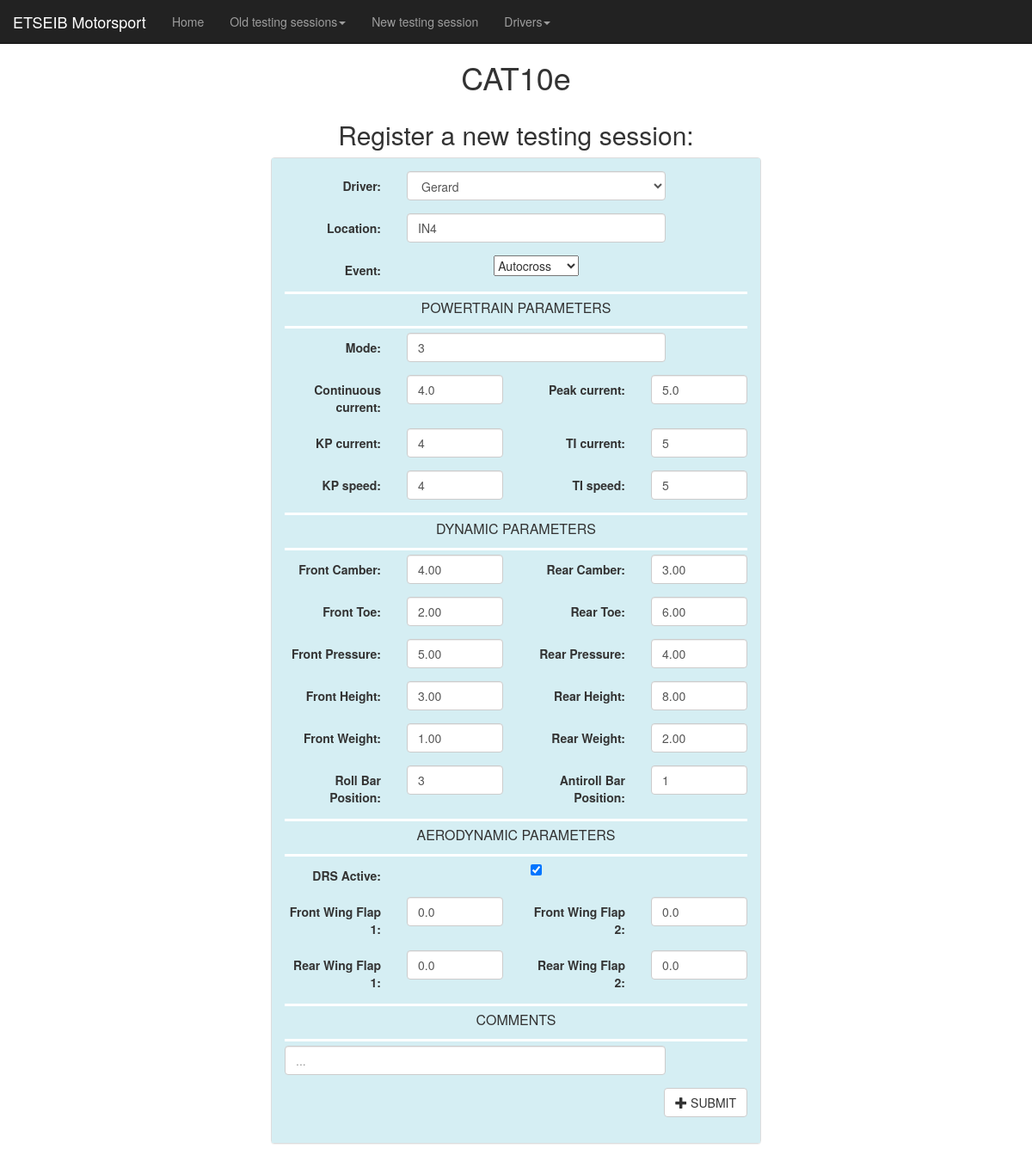
Before: /testing/new_testing/ with the older database file.
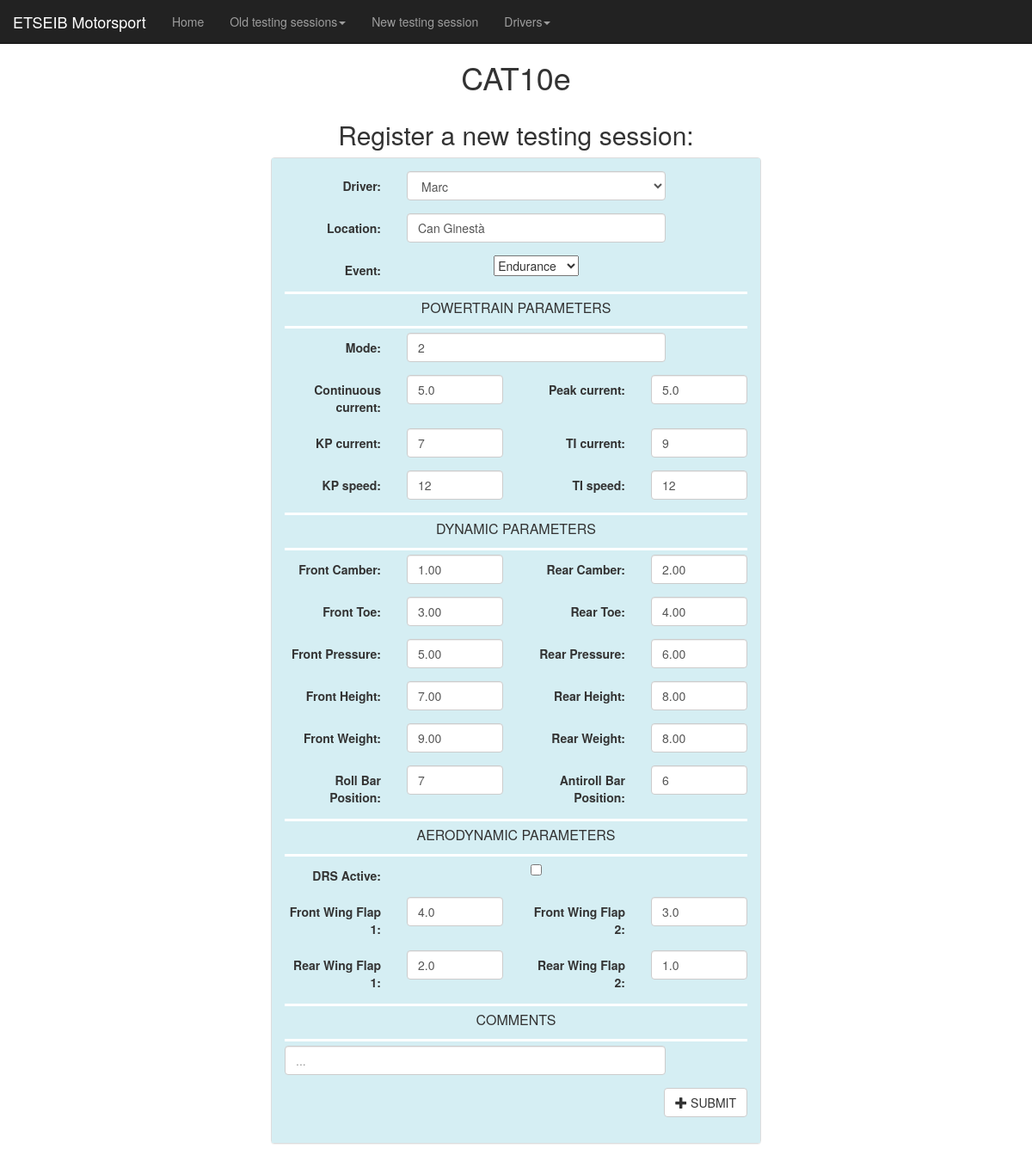
After: the same page with the newer database file.
### testing/models.py (models this page shows, shortened)
class DynamicParams(models.Model):
    front_camber = models.DecimalField(decimal_places=2, max_digits=3, default=0)
    rear_camber = models.DecimalField(decimal_places=2, max_digits=3, default=0)
    front_toe = models.DecimalField(decimal_places=2, max_digits=3, default=0)
    rear_toe = models.DecimalField(decimal_places=2, max_digits=3, default=0)
    front_pressure = models.DecimalField(decimal_places=2, max_digits=3, default=0)
    rear_pressure = models.DecimalField(decimal_places=2, max_digits=3, default=0)
    front_weight = models.DecimalField(decimal_places=2, max_digits=4, default=0)
    rear_weight = models.DecimalField(decimal_places=2, max_digits=4, default=0)
    front_height = models.DecimalField(decimal_places=2, max_digits=4, default=0)
    rear_height = models.DecimalField(decimal_places=2, max_digits=4, default=0)
    roll_bar = models.DecimalField(decimal_places=0, max_digits=2, default=0)
    antiroll_bar = models.DecimalField(decimal_places=0, max_digits=2, default=0)
    class Meta:
        abstract = True

class AerodynamicsParams(models.Model):
    fw_flap1_degrees = models.DecimalField(decimal_places=1, max_digits=3, default=0)
    fw_flap2_degrees = models.DecimalField(decimal_places=1, max_digits=3, default=0)
    rw_flap1_degrees = models.DecimalField(decimal_places=1, max_digits=3, default=0)
    rw_flap2_degrees = models.DecimalField(decimal_places=1, max_digits=3, default=0)
    drs = models.BooleanField(default=True)
    class Meta:
        abstract = True

class PowertrainParams(models.Model):
    mode = models.DecimalField(decimal_places=0, max_digits=2, default=0)
    cont_current_p = models.DecimalField(decimal_places=1, max_digits=3, default=0)
    peak_current_p = models.DecimalField(decimal_places=1, max_digits=3, default=0)
    kp_current = models.DecimalField(decimal_places=0, max_digits=5, default=0)
    ti_current = models.DecimalField(decimal_places=0, max_digits=5, default=0)
    kp_speed = models.DecimalField(decimal_places=0, max_digits=5, default=0)
    ti_speed = models.DecimalField(decimal_places=0, max_digits=5, default=0)
    class Meta:
        abstract = True

class Testing(DynamicParams, AerodynamicsParams, PowertrainParams):
    id = models.AutoField(primary_key=True)
    date = models.DateTimeField(auto_now=True)
    location = models.CharField(max_length=200, default="")
    event = models.TextField(choices=[('Acceleration', 'Acceleration'), ('Skid Pad', 'Skid Pad'),
                                      ('Autocross', 'Autocross'), ('Endurance', 'Endurance')],
                             default='Acceleration')
    comments = models.TextField(max_length=20000, default="", blank=True)
    driver = models.ForeignKey(Driver, related_query_name='driver', on_delete=models.CASCADE)
    class Meta:
        order_with_respect_to = 'id'

### testing/views.py (the view, shortened to what this page needs)
# urls.py: path('new_testing/', views.New_Testing.as_view(), name='new_testing'),
class New_Testing(generic.TemplateView):
    model = Testing
    template_name = 'testing/new_testing.html'
    def get(self, request):
        obj = Testing.objects.all()
        if len(obj) == 0:
            form = NewTestingForm()
        else:
            data = obj[::-1][0]
            form = NewTestingForm(initial=model_to_dict(data))
        drivers = Driver.objects.all()
        if len(drivers) == 0:
            return redirect('../new_driver')
        form.fields['driver'].queryset = drivers
        args = {'form': form, }
        return render(request, self.template_name, args)

### testing/templates/testing/new_testing.html (shortened to what this page needs)
<!DOCTYPE html>
<html lang="en">
<head>
    <link rel="stylesheet" href="https://maxcdn.bootstrapcdn.com/bootstrap/3.3.7/css/bootstrap.min.css">
</head>
<body>
<div>
    {% include 'blocks/nav.html' %}
    <h1 align="center">CAT10e</h1>
</div>
<div align="center">
    <form method="post">
        <div class="col-sm-3" style="background-color: #FFFFFF"></div>
        <div class="col-sm-6" style="background-color: #FFFFFF">
            <h2>Register a new testing session:</h2>
            <div class="panel panel-default">
                <div class="panel-body form-horizontal payment-form"
                     style="background-color: #d5eef3">
                    <div class="form-group">
                        <label for="name" class="col-xs-3 control-label">Driver:</label>
                        <div class="col-sm-7">
                            {{ form.driver }}
                        </div>
                    </div>
                    <div class="form-group">
                        <label for="Location" class="col-xs-3 control-label">Location:</label>
                        <div class="col-sm-7">
                            {{ form.location }}
                        </div>
                    </div>
                    <div class="form-group">
                        <label for="Event" class="col-xs-3 control-label">Event:</label>
                        <div class="col-sm-7">
                            {{ form.event }}
                        </div>
                    </div>
                    <div class="form-line" data-type="control_divider" id="id_9">
                        <div id="cid_9" class="form-input-wide">
                            <div data-component="divider"
                                 style="border-bottom:3px solid #ffffff;height:1px;margin-left:0px;margin-right:0px;margin-top:5px;margin-bottom:5px;">
                            </div>
                        </div>
                        <p align="center" style="font-size: medium">POWERTRAIN PARAMETERS</p>
                        <div id="cid_9" class="form-input-wide">
                            <div data-component="divider"
                                 style="border-bottom:3px solid #ffffff;height:1px;margin-left:0px;margin-right:0px;margin-top:5px;margin-bottom:5px;">
                            </div>
                        </div>
                    </div>
                    <div class="form-group">
                        <label for="Event" class="col-sm-3 control-label">Mode:</label>
                        <div class="col-sm-7">
                            {{ form.mode }}
                        </div>
                    </div>
                    <div class="form-group">
                        <label for="Event" class="col-sm-3 control-label">Continuous current:</label>
                        <div class="col-sm-3">
                            {{ form.cont_current_p }}
                        </div>
                        <label for="Event" class="col-sm-3 control-label">Peak current:</label>
                        <div class="col-sm-3">
                            {{ form.peak_current_p }}
                        </div>
                    </div>
                    <div class="form-group">
                        <label for="Event" class="col-sm-3 control-label">KP current:</label>
                        <div class="col-sm-3">
                            {{ form.kp_current }}
                        </div>
                        <label for="Event" class="col-sm-3 control-label">TI current:</label>
                        <div class="col-sm-3">
                            {{ form.ti_current }}
                        </div>
                    </div>
                    <div class="form-group">
                        <label for="Event" class="col-sm-3 control-label">KP speed:</label>
                        <div class="col-sm-3">
                            {{ form.kp_speed }}
                        </div>
                        <label for="Event" class="col-sm-3 control-label">TI speed:</label>
                        <div class="col-sm-3">
                            {{ form.ti_speed }}
                        </div>
                    </div>
                    <div class="form-line" data-type="control_divider" id="id_9">
                        <div id="cid_9" class="form-input-wide">
                            <div data-component="divider"
                                 style="border-bottom:3px solid #ffffff;height:1px;margin-left:0px;margin-right:0px;margin-top:5px;margin-bottom:5px;">
                            </div>
                        </div>
                        <p align="center" style="font-size: medium">DYNAMIC PARAMETERS</p>
                        <div id="cid_9" class="form-input-wide">
                            <div data-component="divider"
                                 style="border-bottom:3px solid #ffffff;height:1px;margin-left:0px;margin-right:0px;margin-top:5px;margin-bottom:5px;">
                            </div>
                        </div>
                    </div>
                    <div class="form-group">
                        <label for="Event" class="col-sm-3 control-label">Front Camber:</label>
                        <div class="col-sm-3">
                            {{ form.front_camber }}
                        </div>
                        <label for="Event" class="col-sm-3 control-label">Rear Camber:</label>
                        <div class="col-sm-3">
                            {{ form.rear_camber }}
                        </div>
                    </div>
                    <div class="form-group">
                        <label for="Event" class="col-sm-3 control-label">Front Toe:</label>
                        <div class="col-sm-3">
                            {{ form.front_toe }}
                        </div>
                        <label for="Event" class="col-sm-3 control-label">Rear Toe:</label>
                        <div class="col-sm-3">
                            {{ form.rear_toe }}
                        </div>
                    </div>
                    <div class="form-group">
                        <label for="Event" class="col-sm-3 control-label">Front Pressure:</label>
                        <div class="col-sm-3">
                            {{ form.front_pressure }}
                        </div>
                        <label for="Event" class="col-sm-3 control-label">Rear Pressure:</label>
                        <div class="col-sm-3">
                            {{ form.rear_pressure }}
                        </div>
                    </div>
                    <div class="form-group">
                        <label for="Event" class="col-sm-3 control-label">Front Height:</label>
                        <div class="col-sm-3">
                            {{ form.front_height }}
                        </div>
                        <label for="Event" class="col-sm-3 control-label">Rear Height:</label>
                        <div class="col-sm-3">
                            {{ form.rear_height }}
                        </div>
                    </div>
                    <div class="form-group">
                        <label for="Event" class="col-sm-3 control-label">Front Weight:</label>
                        <div class="col-sm-3">
                            {{ form.front_weight }}
                        </div>
                        <label for="Event" class="col-sm-3 control-label">Rear Weight:</label>
                        <div class="col-sm-3">
                            {{ form.rear_weight }}
                        </div>
                    </div>
                    <div class="form-group">
                        <label for="Event" class="col-sm-3 control-label">Roll Bar Position:</label>
                        <div class="col-sm-3">
                            {{ form.roll_bar }}
                        </div>
                        <label for="Event" class="col-sm-3 control-label">Antiroll Bar Position:</label>
                        <div class="col-sm-3">
                            {{ form.antiroll_bar }}
                        </div>
                    </div>
                    <div class="form-line" data-type="control_divider" id="id_9">
                        <div id="cid_9" class="form-input-wide">
                            <div data-component="divider"
                                 style="border-bottom:3px solid #ffffff;height:1px;margin-left:0px;margin-right:0px;margin-top:5px;margin-bottom:5px;">
                            </div>
                        </div>
                        <p align="center" style="font-size: medium">AERODYNAMIC PARAMETERS</p>
                        <div id="cid_9" class="form-input-wide">
                            <div data-component="divider"
                                 style="border-bottom:3px solid #ffffff;height:1px;margin-left:0px;margin-right:0px;margin-top:5px;margin-bottom:5px;">
                            </div>
                        </div>
                    </div>
                    <div class="form-group">
                        <label for="Event" class="col-sm-3 control-label">DRS Active:</label>
                        <div class="col-sm-7">
                            {{ form.drs }}
                        </div>
                    </div>
                    <div class="form-group">
                        <label for="Event" class="col-sm-3 control-label">Front Wing Flap 1:</label>
                        <div class="col-sm-3">
                            {{ form.fw_flap1_degrees }}
                        </div>
                        <label for="Event" class="col-sm-3 control-label">Front Wing Flap 2:</label>
                        <div class="col-sm-3">
                            {{ form.fw_flap2_degrees }}
                        </div>
                    </div>
                    <div class="form-group">
                        <label for="Event" class="col-sm-3 control-label">Rear Wing Flap 1:</label>
                        <div class="col-sm-3">
                            {{ form.rw_flap1_degrees }}
                        </div>
                        <label for="Event" class="col-sm-3 control-label">Rear Wing Flap 2:</label>
                        <div class="col-sm-3">
                            {{ form.rw_flap2_degrees }}
                        </div>
                    </div>
                    <div class="form-line" data-type="control_divider" id="id_9">
                        <div id="cid_9" class="form-input-wide">
                            <div data-component="divider"
                                 style="border-bottom:3px solid #ffffff;height:1px;margin-left:0px;margin-right:0px;margin-top:5px;margin-bottom:5px;">
                            </div>
                        </div>
                        <p align="center" style="font-size: medium">COMMENTS</p>
                        <div id="cid_9" class="form-input-wide">
                            <div data-component="divider"
                                 style="border-bottom:3px solid #ffffff;height:1px;margin-left:0px;margin-right:0px;margin-top:5px;margin-bottom:5px;">
                            </div>
                        </div>
                    </div>
                    <div class="form-group" align="center">
                        <div class="col-sm-10" align="center">
                            {{ form.comments }}
                        </div>
                    </div>
                    <div class="form-group">
                        <div class="col-sm-12 text-right">
                            <button name="SUBMIT_SETUP" type="submit" class="btn btn-default preview-add-button">
                                <span class="glyphicon glyphicon-plus"></span> SUBMIT
                            </button>
                        </div>
                    </div>
                </div>
            </div>
        </div>
    </form>
</div>
<div class="col-sm-2"></div>
</body>
</html>

Changed rows visible on the page:
no longer on this page (row unchanged): Testing: driver "Gerard", location "IN4", event "Autocross", mode "3", cont_current_p "4.0", peak_current_p "5.0", kp_current "4", ti_current "5", kp_speed "4", ti_speed "5", front_camber "4.00", rear_camber "3.00", front_toe "2.00", rear_toe "6.00", front_pressure "5.00", rear_pressure "4.00", front_height "3.00", rear_height "8.00", front_weight "1.00", rear_weight "2.00", roll_bar "3", antiroll_bar "1", drs "☑", fw_flap1_degrees "0.0", fw_flap2_degrees "0.0", rw_flap1_degrees "0.0", rw_flap2_degrees "0.0"
added Testing: driver "Marc", location "Can Ginestà", event "Endurance", mode "2", cont_current_p "5.0", peak_current_p "5.0", kp_current "7", ti_current "9", kp_speed "12", ti_speed "12", front_camber "1.00", rear_camber "2.00", front_toe "3.00", rear_toe "4.00", front_pressure "5.00", rear_pressure "6.00", front_height "7.00", rear_height "8.00", front_weight "9.00", rear_weight "8.00", roll_bar "7", antiroll_bar "6", fw_flap1_degrees "4.0", fw_flap2_degrees "3.0", rw_flap1_degrees "2.0", rw_flap2_degrees "1.0"
